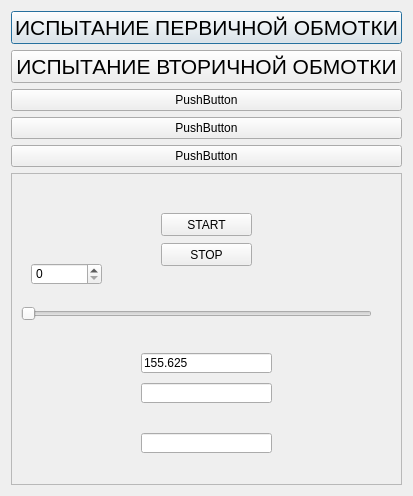
<?xml version="1.0" encoding="UTF-8"?>
<ui version="4.0">
 <class>Dialog</class>
 <widget class="QDialog" name="Dialog">
  <property name="geometry">
   <rect>
    <x>0</x>
    <y>0</y>
    <width>400</width>
    <height>496</height>
   </rect>
  </property>
  <property name="windowTitle">
   <string>Dialog</string>
  </property>
  <layout class="QVBoxLayout" name="verticalLayout">
   <item>
    <widget class="QPushButton" name="pushButton">
     <property name="font">
      <font>
       <pointsize>16</pointsize>
      </font>
     </property>
     <property name="text">
      <string>ИСПЫТАНИЕ ПЕРВИЧНОЙ ОБМОТКИ</string>
     </property>
    </widget>
   </item>
   <item>
    <widget class="QPushButton" name="pushButton_2">
     <property name="font">
      <font>
       <pointsize>16</pointsize>
      </font>
     </property>
     <property name="text">
      <string>ИСПЫТАНИЕ ВТОРИЧНОЙ ОБМОТКИ</string>
     </property>
    </widget>
   </item>
   <item>
    <widget class="QPushButton" name="pushButton_3">
     <property name="text">
      <string>PushButton</string>
     </property>
    </widget>
   </item>
   <item>
    <widget class="QPushButton" name="pushButton_4">
     <property name="text">
      <string>PushButton</string>
     </property>
    </widget>
   </item>
   <item>
    <widget class="QPushButton" name="pushButton_7">
     <property name="text">
      <string>PushButton</string>
     </property>
    </widget>
   </item>
   <item>
    <widget class="QFrame" name="frame">
     <property name="frameShape">
      <enum>QFrame::StyledPanel</enum>
     </property>
     <property name="frameShadow">
      <enum>QFrame::Raised</enum>
     </property>
     <widget class="QPushButton" name="pushButton_5">
      <property name="geometry">
       <rect>
        <x>150</x>
        <y>40</y>
        <width>91</width>
        <height>23</height>
       </rect>
      </property>
      <property name="text">
       <string>START</string>
      </property>
     </widget>
     <widget class="QPushButton" name="pushButton_6">
      <property name="geometry">
       <rect>
        <x>150</x>
        <y>70</y>
        <width>91</width>
        <height>23</height>
       </rect>
      </property>
      <property name="text">
       <string>STOP</string>
      </property>
     </widget>
     <widget class="QSpinBox" name="spinBox">
      <property name="geometry">
       <rect>
        <x>20</x>
        <y>90</y>
        <width>71</width>
        <height>22</height>
       </rect>
      </property>
      <property name="maximum">
       <number>999</number>
      </property>
     </widget>
     <widget class="QSlider" name="horizontalSlider">
      <property name="geometry">
       <rect>
        <x>10</x>
        <y>130</y>
        <width>351</width>
        <height>21</height>
       </rect>
      </property>
      <property name="maximum">
       <number>300</number>
      </property>
      <property name="orientation">
       <enum>Qt::Horizontal</enum>
      </property>
     </widget>
     <widget class="QLineEdit" name="lineEdit">
      <property name="geometry">
       <rect>
        <x>130</x>
        <y>180</y>
        <width>131</width>
        <height>20</height>
       </rect>
      </property>
      <property name="text">
       <string>155.625</string>
      </property>
     </widget>
     <widget class="QLineEdit" name="lineEdit_2">
      <property name="geometry">
       <rect>
        <x>130</x>
        <y>210</y>
        <width>131</width>
        <height>20</height>
       </rect>
      </property>
     </widget>
     <widget class="QLineEdit" name="lineEdit_3">
      <property name="geometry">
       <rect>
        <x>130</x>
        <y>260</y>
        <width>131</width>
        <height>20</height>
       </rect>
      </property>
     </widget>
    </widget>
   </item>
  </layout>
 </widget>
 <resources/>
 <connections/>
</ui>
